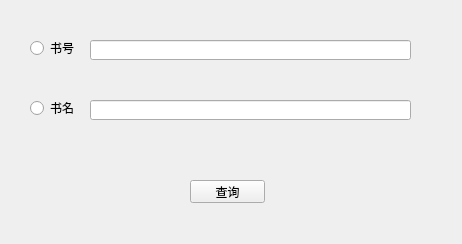
<?xml version="1.0" encoding="UTF-8"?>
<ui version="4.0">
 <class>QueryBookWindow</class>
 <widget class="QMainWindow" name="QueryBookWindow">
  <property name="geometry">
   <rect>
    <x>0</x>
    <y>0</y>
    <width>462</width>
    <height>244</height>
   </rect>
  </property>
  <property name="windowTitle">
   <string>MainWindow</string>
  </property>
  <widget class="QWidget" name="centralwidget">
   <widget class="QLineEdit" name="et_bookid">
    <property name="geometry">
     <rect>
      <x>90</x>
      <y>40</y>
      <width>321</width>
      <height>20</height>
     </rect>
    </property>
   </widget>
   <widget class="QRadioButton" name="rdb_bookname">
    <property name="geometry">
     <rect>
      <x>30</x>
      <y>100</y>
      <width>89</width>
      <height>16</height>
     </rect>
    </property>
    <property name="text">
     <string>书名</string>
    </property>
   </widget>
   <widget class="QRadioButton" name="rdb_bookid">
    <property name="geometry">
     <rect>
      <x>30</x>
      <y>40</y>
      <width>89</width>
      <height>16</height>
     </rect>
    </property>
    <property name="text">
     <string>书号</string>
    </property>
   </widget>
   <widget class="QPushButton" name="btn_querybook">
    <property name="geometry">
     <rect>
      <x>190</x>
      <y>180</y>
      <width>75</width>
      <height>23</height>
     </rect>
    </property>
    <property name="text">
     <string>查询</string>
    </property>
   </widget>
   <widget class="QLineEdit" name="et_bookname">
    <property name="geometry">
     <rect>
      <x>90</x>
      <y>100</y>
      <width>321</width>
      <height>20</height>
     </rect>
    </property>
   </widget>
  </widget>
  <widget class="QMenuBar" name="menubar">
   <property name="geometry">
    <rect>
     <x>0</x>
     <y>0</y>
     <width>462</width>
     <height>23</height>
    </rect>
   </property>
  </widget>
 </widget>
 <resources/>
 <connections/>
</ui>
